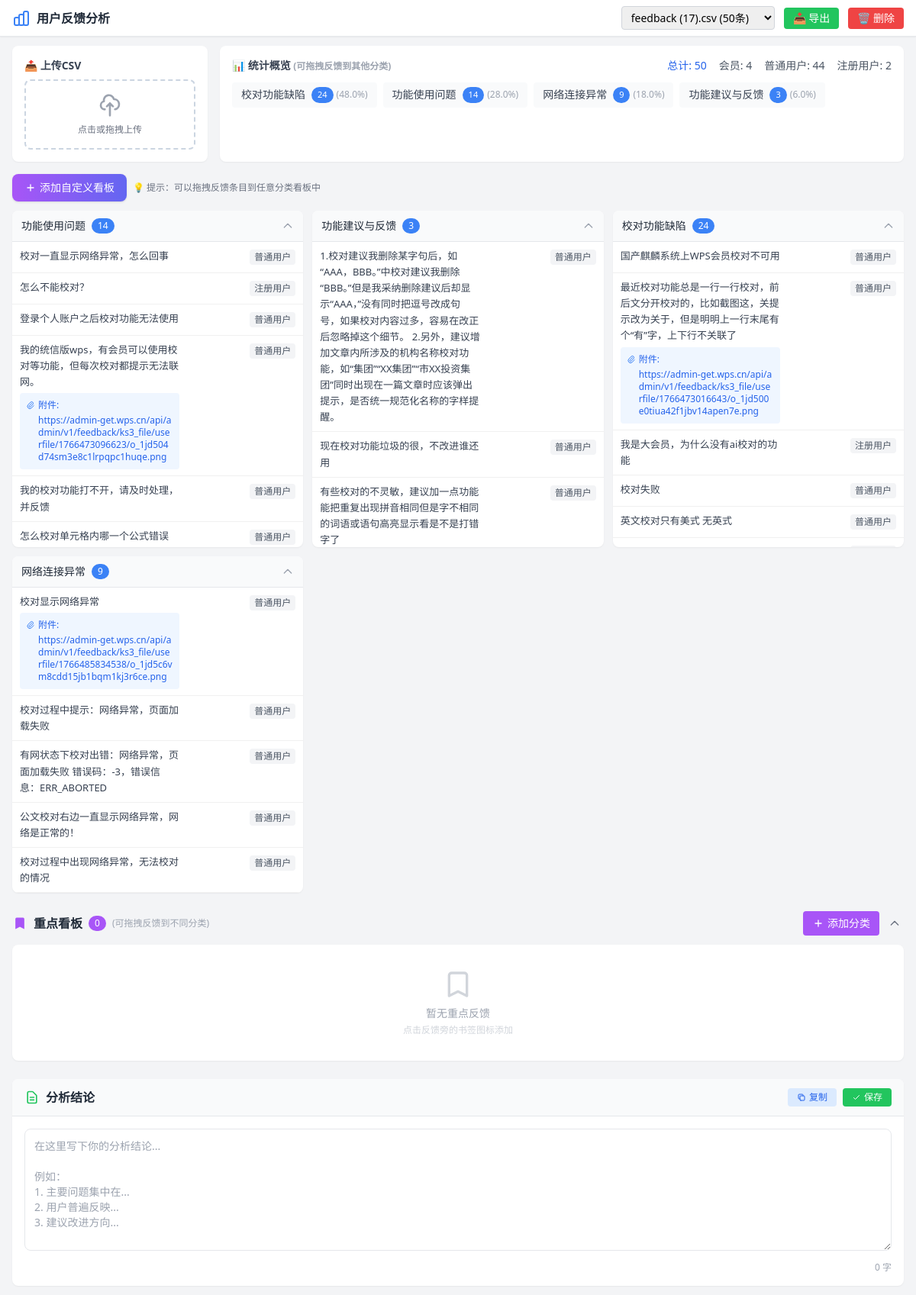
The page / on the database its author committed.
### tables this page shows
CREATE TABLE feedbacks (
            id INTEGER PRIMARY KEY AUTOINCREMENT,
            upload_batch_id INTEGER NOT NULL,
            user_type TEXT,
            content TEXT NOT NULL,
            category TEXT,
            original_row TEXT,
            created_at TIMESTAMP DEFAULT CURRENT_TIMESTAMP
        , attachment TEXT);

### core/routes.py (the view)
@main_bp.route('/')
def index():
    batches = db.get_all_batches()
    latest_batch = db.get_latest_batch()
    stats = None
    grouped_feedbacks = None
    if latest_batch:
        stats = db.get_batch_statistics(latest_batch['id'])
        grouped_feedbacks = db.get_all_feedbacks_grouped(latest_batch['id'])
    return render_template('index.html',
                           batches=batches,
                           current_batch=latest_batch,
                           stats=stats,
                           grouped_feedbacks=grouped_feedbacks)

### templates/index.html (shortened to what this page needs)
<!DOCTYPE html>
<html lang="zh-CN">
<head>
    <script src="https://cdn.tailwindcss.com"></script>
</head>
<body class="bg-gray-100">
    <nav class="bg-white shadow-sm border-b sticky top-0 z-50">
        <div class="max-w-full mx-auto px-4 py-2">
            <div class="flex items-center justify-between">
                <div class="flex items-center space-x-2">
                    <h1 class="text-base font-bold text-gray-800">用户反馈分析</h1>
                </div>
                <div class="flex items-center space-x-3">
                    {% if batches %}
                    <select id="batchSelect" onchange="switchBatch(this.value)" class="border border-gray-300 rounded px-2 py-1 text-sm">
                        {% for batch in batches %}
                        <option value="{{ batch.id }}" {% if current_batch and current_batch.id == batch.id %}selected{% endif %}>
                            {{ batch.filename }} ({{ batch.total_count }}条)
                        </option>
                        {% endfor %}
                    </select>
                    {% if current_batch %}
                    <button onclick="exportData({{ current_batch.id }})" class="bg-green-500 text-white px-3 py-1 rounded text-sm hover:bg-green-600">
                        📥 导出
                    </button>
                    <button onclick="deleteBatch({{ current_batch.id }})" class="bg-red-500 text-white px-3 py-1 rounded text-sm hover:bg-red-600">
                        🗑️ 删除
                    </button>
                    {% endif %}
                    {% endif %}
                </div>
            </div>
        </div>
    </nav>
    <main class="max-w-full mx-auto px-4 py-3">
        <div class="flex gap-4 mb-4">
            <div class="bg-white rounded-lg shadow-sm p-4 w-64 flex-shrink-0">
                <h2 class="text-sm font-semibold text-gray-700 mb-2">📤 上传CSV</h2>
                <div id="uploadZone" class="upload-zone rounded-lg p-4 text-center cursor-pointer"
                     onclick="document.getElementById('fileInput').click()">
                    <svg class="w-8 h-8 mx-auto text-gray-400 mb-2" fill="none" stroke="currentColor" viewBox="0 0 24 24">
                        <path stroke-linecap="round" stroke-linejoin="round" stroke-width="2" d="M7 16a4 4 0 01-.88-7.903A5 5 0 1115.9 6L16 6a5 5 0 011 9.9M15 13l-3-3m0 0l-3 3m3-3v12"></path>
                    </svg>
                    <p class="text-xs text-gray-500">点击或拖拽上传</p>
                </div>
            </div>
            {% if stats %}
            <div class="flex-1 bg-white rounded-lg shadow-sm p-4">
                <div class="flex items-center justify-between mb-3">
                    <h2 class="text-sm font-semibold text-gray-700">📊 统计概览 <span class="text-xs text-gray-400">(可拖拽反馈到其他分类)</span></h2>
                    <div class="flex gap-4 text-sm" id="statsOverview">
                        <span class="text-blue-600 font-medium">总计: <span id="totalCount">{{ stats.total }}</span></span>
                        {% for user_type, count in stats.user_distribution.items() %}
                        <span class="text-gray-600">{{ user_type }}: {{ count }}</span>
                        {% endfor %}
                    </div>
                </div>
                <div class="flex flex-wrap gap-2" id="categoryStats">
                    {% for cat_stat in stats.category_stats %}
                    <div class="flex items-center bg-gray-50 rounded px-3 py-1.5 cursor-pointer hover:bg-blue-50"
                         onclick="toggleCategory('{{ cat_stat.category }}')"
                         data-category="{{ cat_stat.category }}">
                        <span class="text-sm text-gray-700">{{ cat_stat.category }}</span>
                        <span class="ml-2 bg-blue-500 text-white rounded-full stat-badge category-count">{{ cat_stat.count }}</span>
                        <span class="ml-1 text-xs text-gray-400 category-percent">({{ (cat_stat.count / stats.total * 100)|round(1) }}%)</span>
                    </div>
                    {% endfor %}
                </div>
            </div>
            {% endif %}
        </div>
        {% if grouped_feedbacks %}
        <div class="mb-3 flex items-center gap-2">
            <button onclick="showAddBoardModal()" class="flex items-center space-x-1 bg-gradient-to-r from-purple-500 to-indigo-500 text-white px-4 py-2 rounded-lg text-sm hover:from-purple-600 hover:to-indigo-600 transition shadow">
                <svg class="w-4 h-4" fill="none" stroke="currentColor" viewBox="0 0 24 24">
                    <path stroke-linecap="round" stroke-linejoin="round" stroke-width="2" d="M12 6v6m0 0v6m0-6h6m-6 0H6"></path>
                </svg>
                <span>添加自定义看板</span>
            </button>
            <span class="text-xs text-gray-500">💡 提示：可以拖拽反馈条目到任意分类看板中</span>
        </div>
        <div class="grid grid-cols-2 lg:grid-cols-3 xl:grid-cols-4 2xl:grid-cols-5 gap-3" id="categoriesGrid">
            {% for category, feedbacks in grouped_feedbacks.items() %}
            <div class="bg-white rounded-lg shadow-sm overflow-hidden category-column"
                 id="panel-{{ loop.index }}"
                 data-category="{{ category }}"
                 ondragover="handleDragOver(event)"
                 ondragleave="handleDragLeave(event)"
                 ondrop="handleDrop(event, '{{ category }}')">
                <div class="bg-gray-50 px-3 py-2 border-b flex items-center justify-between group/header">
                    <div class="flex items-center cursor-pointer" onclick="togglePanel({{ loop.index }})">
                        <span class="font-medium text-sm text-gray-800 category-title">{{ category }}</span>
                        <span class="ml-2 bg-blue-500 text-white text-xs rounded-full px-2 py-0.5 panel-count">{{ feedbacks|length }}</span>
                    </div>
                    <div class="flex items-center space-x-1">
                        <svg class="panel-icon-{{ loop.index }} w-4 h-4 text-gray-400 transform transition-transform rotate-180 cursor-pointer"
                             fill="none" stroke="currentColor" viewBox="0 0 24 24"
                             onclick="togglePanel({{ loop.index }})">
                            <path stroke-linecap="round" stroke-linejoin="round" stroke-width="2" d="M19 9l-7 7-7-7"></path>
                        </svg>
                    </div>
                </div>
                <div class="panel-content-{{ loop.index }} category-panel open" style="max-height: 400px;">
                    {% for feedback in feedbacks %}
                    <div class="feedback-item hover:bg-gray-50 group"
                         data-feedback-id="{{ feedback.id }}"
                         data-category="{{ category }}"
                         draggable="true"
                         ondragstart="handleDragStart(event, {{ feedback.id }}, '{{ category }}')"
                         ondragend="handleDragEnd(event)">
                        <div class="flex items-start justify-between">
                            <div class="flex-1">
                                <p class="text-gray-700 leading-relaxed">{{ feedback.content }}</p>
                                {% if feedback.attachment %}
                                <div class="mt-1 text-xs text-blue-500 bg-blue-50 rounded p-2">
                                    <div class="flex items-center mb-1">
                                        <svg class="w-3 h-3 mr-1 flex-shrink-0" fill="none" stroke="currentColor" viewBox="0 0 24 24">
                                            <path stroke-linecap="round" stroke-linejoin="round" stroke-width="2" d="M15.172 7l-6.586 6.586a2 2 0 102.828 2.828l6.414-6.586a4 4 0 00-5.656-5.656l-6.415 6.585a6 6 0 108.486 8.486L20.5 13"></path>
                                        </svg>
                                        <span class="text-blue-600 font-medium">附件:</span>
                                    </div>
                                    <div class="space-y-1 pl-4">
                                        {% for url in feedback.attachment.split('\n') %}
                                        {% if url.strip() %}
                                        <a href="{{ url.strip() }}" target="_blank" class="block hover:underline break-all text-blue-600">
                                            {{ url.strip() }}
                                        </a>
                                        {% endif %}
                                        {% endfor %}
                                    </div>
                                </div>
                                {% endif %}
                            </div>
                            <div class="flex items-center space-x-1 ml-2 flex-shrink-0">
                                <span class="text-xs px-1.5 py-0.5 rounded
                                    {% if feedback.user_type == '会员' %}
                                    bg-green-100 text-green-700
                                    {% else %}
                                    bg-gray-100 text-gray-600
                                    {% endif %}">
                                    {{ feedback.user_type }}
                                </span>
                            </div>
                        </div>
                    </div>
                    {% endfor %}
                </div>
            </div>
            {% endfor %}
        </div>
        <div class="mt-6" id="keyFeedbackSection">
            <div class="flex items-center justify-between mb-3">
                <div class="flex items-center space-x-2">
                    <svg class="w-5 h-5 text-purple-500" fill="currentColor" viewBox="0 0 24 24">
                        <path d="M5 5a2 2 0 012-2h10a2 2 0 012 2v16l-7-3.5L5 21V5z"></path>
                    </svg>
                    <h2 class="font-bold text-gray-800">重点看板</h2>
                    <span id="kanbanTotalCount" class="bg-purple-500 text-white text-xs rounded-full px-2 py-0.5">0</span>
                    <span class="text-xs text-gray-400">(可拖拽反馈到不同分类)</span>
                </div>
                <div class="flex items-center space-x-2">
                    <button onclick="addKanbanCategory()" class="flex items-center space-x-1 px-3 py-1.5 bg-purple-500 text-white rounded text-sm hover:bg-purple-600 transition">
                        <svg class="w-4 h-4" fill="none" stroke="currentColor" viewBox="0 0 24 24">
                            <path stroke-linecap="round" stroke-linejoin="round" stroke-width="2" d="M12 6v6m0 0v6m0-6h6m-6 0H6"></path>
                        </svg>
                        <span>添加分类</span>
                    </button>
                    <button onclick="toggleKeyFeedbackSection()" class="p-1 rounded hover:bg-gray-200" title="折叠/展开">
                        <svg id="keyFeedbackToggleIcon" class="w-4 h-4 text-gray-500 transform rotate-180 transition-transform" fill="none" stroke="currentColor" viewBox="0 0 24 24">
                            <path stroke-linecap="round" stroke-linejoin="round" stroke-width="2" d="M19 9l-7 7-7-7"></path>
                        </svg>
                    </button>
                </div>
            </div>
            <div id="kanbanContent" class="grid grid-cols-2 lg:grid-cols-3 xl:grid-cols-4 2xl:grid-cols-5 gap-3">
                <div class="bg-white rounded-lg shadow-sm p-8 text-center col-span-full">
                    <svg class="w-10 h-10 mx-auto mb-2 text-gray-300" fill="none" stroke="currentColor" viewBox="0 0 24 24">
                        <path stroke-linecap="round" stroke-linejoin="round" stroke-width="2" d="M5 5a2 2 0 012-2h10a2 2 0 012 2v16l-7-3.5L5 21V5z"></path>
                    </svg>
                    <p class="text-sm text-gray-400">暂无重点反馈</p>
                    <p class="text-xs text-gray-300 mt-1">点击反馈旁的书签图标添加</p>
                </div>
            </div>
        </div>
        <div class="mt-6 bg-white rounded-lg shadow-sm overflow-hidden">
            <div class="px-4 py-3 border-b bg-gray-50 flex items-center justify-between">
                <div class="flex items-center space-x-2">
                    <svg class="w-5 h-5 text-green-500" fill="none" stroke="currentColor" viewBox="0 0 24 24">
                        <path stroke-linecap="round" stroke-linejoin="round" stroke-width="2" d="M9 12h6m-6 4h6m2 5H7a2 2 0 01-2-2V5a2 2 0 012-2h5.586a1 1 0 01.707.293l5.414 5.414a1 1 0 01.293.707V19a2 2 0 01-2 2z"></path>
                    </svg>
                    <h2 class="font-bold text-gray-800">分析结论</h2>
                </div>
                <div class="flex items-center space-x-2">
                    <button onclick="copyConclusion()" class="flex items-center space-x-1 px-3 py-1 bg-blue-100 text-blue-600 rounded text-xs hover:bg-blue-200 transition" title="复制结论">
                        <svg class="w-3 h-3" fill="none" stroke="currentColor" viewBox="0 0 24 24">
                            <path stroke-linecap="round" stroke-linejoin="round" stroke-width="2" d="M8 16H6a2 2 0 01-2-2V6a2 2 0 012-2h8a2 2 0 012 2v2m-6 12h8a2 2 0 002-2v-8a2 2 0 00-2-2h-8a2 2 0 00-2 2v8a2 2 0 002 2z"></path>
                        </svg>
                        <span>复制</span>
                    </button>
                    <button onclick="saveConclusion()" class="flex items-center space-x-1 px-3 py-1 bg-green-500 text-white rounded text-xs hover:bg-green-600 transition">
                        <svg class="w-3 h-3" fill="none" stroke="currentColor" viewBox="0 0 24 24">
                            <path stroke-linecap="round" stroke-linejoin="round" stroke-width="2" d="M5 13l4 4L19 7"></path>
                        </svg>
                        <span>保存</span>
                    </button>
                </div>
            </div>
            <div class="p-4">
                <textarea id="conclusionText"
                          class="w-full h-40 p-3 border border-gray-200 rounded-lg resize-y focus:outline-none focus:ring-2 focus:ring-green-500 focus:border-transparent text-sm"
                          placeholder="在这里写下你的分析结论...&#10;&#10;例如：&#10;1. 主要问题集中在...&#10;2. 用户普遍反映...&#10;3. 建议改进方向..."></textarea>
                <div class="mt-2 flex items-center justify-between text-xs text-gray-400">
                    <span id="conclusionCharCount">0 字</span>
                </div>
            </div>
        </div>
        {% endif %}
    </main>
</body>
</html>

### rows shown on the page
feedbacks: category "功能使用问题", feedbacks "14", content "校对一直显示网络异常，怎么回事", user_type "普通用户"
feedbacks: content "怎么不能校对？", user_type "注册用户"
feedbacks: content "登录个人账户之后校对功能无法使用", user_type "普通用户"
feedbacks: content "我的统信版wps，有会员可以使用校对等功能，但每次校对都提示无法联网。", strip "https://admin-get.wps.cn/api/admin/v1/feedback/ks3_file/userfile/1766473096623/o_1jd504d74sm3e8c1lrpqpc1huqe.png", user_type "普通用户"
feedbacks: content "我的校对功能打不开，请及时处理，并反馈", user_type "普通用户"
feedbacks: content "怎么校对单元格内哪一个公式错误", user_type "普通用户"
feedbacks: category "功能建议与反馈", feedbacks "3", content "1.校对建议我删除某字句后，如“AAA，BBB。”中校对建议我删除“BBB。”但是我采纳删除建议后却显示“AAA，”没有同时把逗号改成句号，如果校对内容过多，容易在改正后忽略掉这个细节。 2.另外，建议增加文章内所涉及的机构名称校对功能，如“集团”“XX集团”“市XX投资集团”同时出现在一篇文章时应该弹出提示，是否统一规范化名称的字样提醒。", user_type "普通用户"
feedbacks: content "现在校对功能垃圾的很，不改进谁还用", user_type "普通用户"
feedbacks: content "有些校对的不灵敏，建议加一点功能能把重复出现拼音相同但是字不相同的词语或语句高亮显示看是不是打错字了", user_type "普通用户"
feedbacks: category "校对功能缺陷", feedbacks "24", content "国产麒麟系统上WPS会员校对不可用", user_type "普通用户"
feedbacks: content "最近校对功能总是一行一行校对，前后文分开校对的，比如截图这，关提示改为关于，但是明明上一行末尾有个“有”字，上下行不关联了", strip "https://admin-get.wps.cn/api/admin/v1/feedback/ks3_file/userfile/1766473016643/o_1jd500e0tiua42f1jbv14apen7e.png", user_type "普通用户"
feedbacks: content "我是大会员，为什么没有ai校对的功能", user_type "注册用户"
feedbacks: content "校对失败", user_type "普通用户"
feedbacks: content "英文校对只有美式 无英式", user_type "普通用户"
feedbacks: category "网络连接异常", feedbacks "9", content "校对显示网络异常", strip "https://admin-get.wps.cn/api/admin/v1/feedback/ks3_file/userfile/1766485834538/o_1jd5c6vm8cdd15jb1bqm1kj3r6ce.png", user_type "普通用户"
feedbacks: content "校对过程中提示：网络异常，页面加载失败", user_type "普通用户"
feedbacks: content "有网状态下校对出错：网络异常，页面加载失败 错误码：-3，错误信息：ERR_ABORTED", user_type "普通用户"
feedbacks: content "公文校对右边一直显示网络异常，网络是正常的！", user_type "普通用户"
feedbacks: content "校对过程中出现网络异常，无法校对的情况", user_type "普通用户"

### other values the page prints
{{ stats.total }} "50"
{{ user_type }} "会员" "普通用户" "注册用户"
{{ count }} "4" "44" "2"
{{ cat_stat.category }} "校对功能缺陷" "功能使用问题" "网络连接异常" "功能建议与反馈"
{{ cat_stat.count }} "24" "14" "9" "3"
{{ (cat_stat.count / stats.total * 100)|round(1) }} "48.0" "28.0" "18.0" "6.0"
form field value "feedback (17).csv (50条)"
